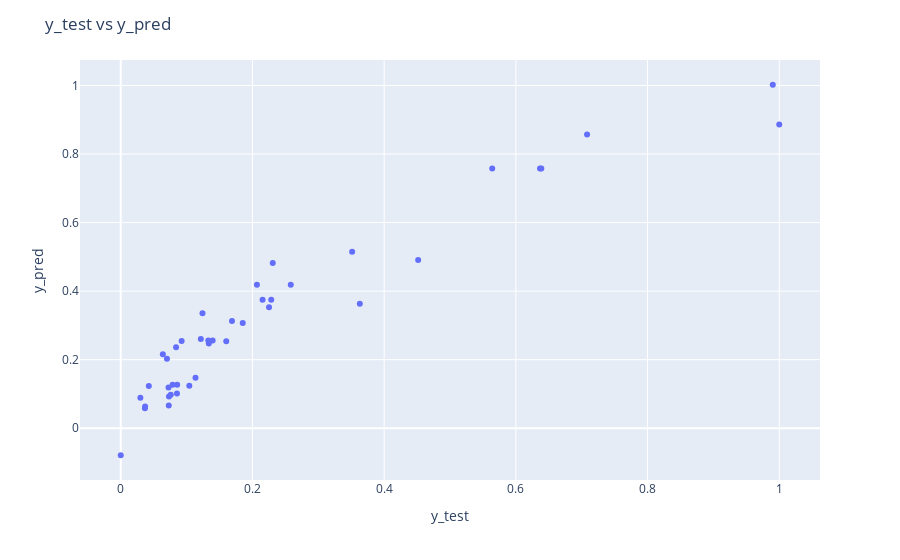

Source (notebook cell):
### Code cell
fig = px.scatter(x=y_test, y=y_pred)
fig.update_layout(title='y_test vs y_pred', xaxis_title='y_test', yaxis_title='y_pred')
fig.show()

### Figure 1 — Plotly figure (JSON) as saved in the notebook; plotly's stock layout.template omitted (floating-point values rounded to 4 significant figures)
{"data": [{"hovertemplate": "x=%{x}<br>y=%{y}<extra></extra>", "legendgroup": "", "marker": {"color": "#636efa", "symbol": "circle"}, "mode": "markers", "name": "", "orientation": "v", "showlegend": false, "type": "scatter", "x": [0.7081, 0.3514, 0.1216, 0.1852, 0.6387, 0.07322, 0.07292, 0.1136, 0.1396, 0.07256, 0.2252, 0.08536, 0.363, 0.1338, 0.9902, 0.03697, 0, 0.2068, 0.08401, 0.133, 0.09247, 0.2308, 0.08567, 0.03672, 0.04261, 1, 0.1241, 0.2285, 0.07875, 0.2154, 0.5641, 0.02981, 0.07596, 0.4517, 0.07018, 0.6367, 0.1689, 0.1602, 0.1041, 0.2582, 0.06393], "xaxis": "x", "y": [0.8572, 0.5148, 0.2605, 0.3072, 0.7578, 0.0922, 0.06599, 0.1471, 0.2562, 0.1186, 0.353, 0.1013, 0.3634, 0.2469, 1.002, 0.06302, -0.0789, 0.4185, 0.2361, 0.2562, 0.2544, 0.4819, 0.1265, 0.05828, 0.1231, 0.886, 0.3356, 0.375, 0.1265, 0.375, 0.7578, 0.08885, 0.09729, 0.4909, 0.2026, 0.7578, 0.3131, 0.254, 0.1241, 0.4185, 0.2161], "yaxis": "y"}], "layout": {"legend": {"tracegroupgap": 0}, "margin": {"t": 60}, "title": {"text": "y_test vs y_pred"}, "xaxis": {"anchor": "y", "domain": [0, 1], "title": {"text": "y_test"}}, "yaxis": {"anchor": "x", "domain": [0, 1], "title": {"text": "y_pred"}}}}
